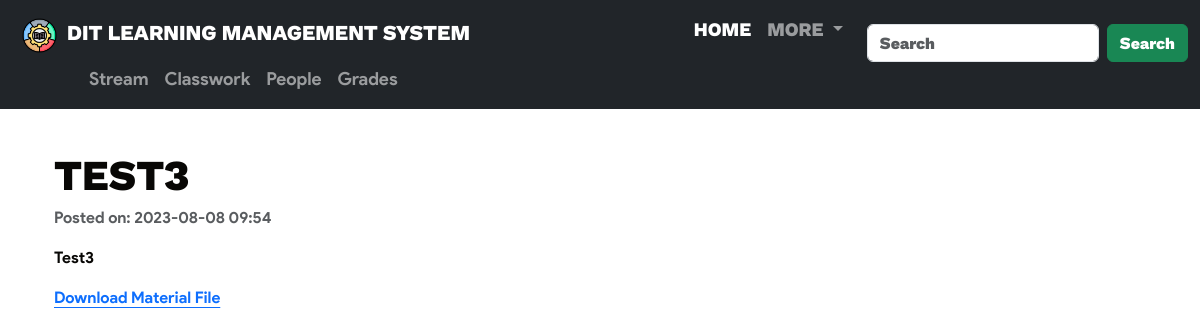
The app's page /view-material/1 with its own data.
### website/models.py (models this page shows, shortened)
class Material(db.Model):
    id = db.Column(db.Integer, primary_key=True)
    title = db.Column(db.String(150), nullable=False)
    content = db.Column(db.Text, nullable=False)
    file_path = db.Column(db.String(255))  # Store the file path
    created_at = db.Column(db.DateTime, default=datetime.utcnow)
    teacher_id = db.Column(db.Integer, db.ForeignKey('teacher.id'), nullable=False)
    teacher = db.relationship('Teacher', backref=db.backref('materials', lazy=True))
    subject_id = db.Column(db.Integer, db.ForeignKey('subj.id'), nullable=False)
    subject = db.relationship('Subj', backref=db.backref('materials', lazy=True))

### website/views.py (the view)
@views.route('/view-material/<int:material_id>', methods=['GET'])
def view_material(material_id):
    material = Material.query.options(joinedload(Material.teacher)).get_or_404(material_id)
    return render_template('teacher-view-material.html', material=material, subject=material.subject)

### website/templates/teacher-view-material.html (shortened to what this page needs)
{% extends "base.html" %}
{% block barnav %}
    {% include "navbar-teacher.html" %}
    {% include "navbar-teacher-secondary.html" %}
{% endblock %}
{% block content %}
<div class="container" style="margin-top: 150px;">
    <div class="announcement-content mt-4">
        <h1 style="text-align: justify; font-family: 'ProdigySansExtraBold';">{{ material.title|upper }}</h1>
        <p class="text-muted" style="text-align: justify; font-family: 'ProductSansBold';">
            Posted on: {% if material.created_at %}{{ material.created_at.strftime('%Y-%m-%d %H:%M') }}{% else %}Date not available{% endif %}
        </p>
        <p style="text-align: justify; font-family: 'ProductSansBold';">{{ material.content }}</p>
        {% if material.file_path %}
            <p style="font-family: 'ProductSansBold';"><a class="link-offset-2 link-underline link-underline-opacity-100" href="{{ url_for('static', filename='files/' + material.file_path) }}" download>Download Material File</a></p>
        {% endif %}
    </div>
</div>
{% endblock %}

### records on screen
Material: title "TEST3", created_at "2023-08-08 09:54", content "Test3"
